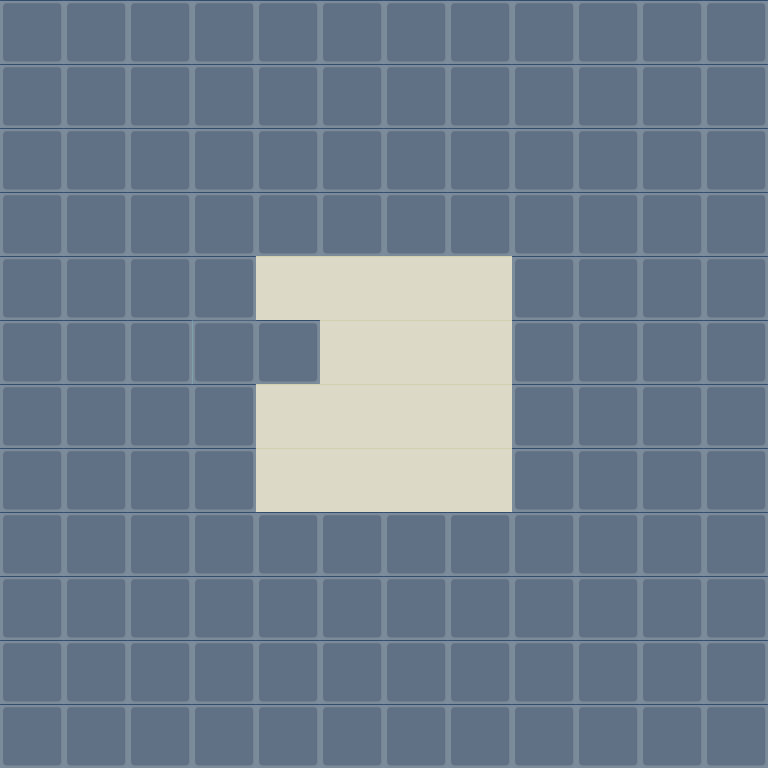

Tiled map render using the project's own tile images. Description and the map definition, with tile-layer contents summarised, below:
An orthogonal 12x12 tile map with 64x64 px tiles, 2 tile layers (Tile Layer 1, Meta), 3 tilesets and 4 objects (2x BlueSpawn, 2x RedSpawn).

<map version="1.0" orientation="orthogonal" renderorder="right-down" width="12" height="12" tilewidth="64" tileheight="64" backgroundcolor="#ebe8e6">
 <properties>
  <property name="Stop" value="True" />
 </properties>
 <tileset firstgid="1" name="Tiles_V1" tilewidth="64" tileheight="64">
  <image source="../tiles_v1.png" width="128" height="320" />
 </tileset>
 <tileset firstgid="11" name="metaTiles_v1" tilewidth="64" tileheight="64">
  <image source="../metaTiles_v1.png" width="320" height="64" />
  <tile id="1">
   <properties>
    <property name="Free" value="True" />
    <property name="Stop" value="False" />
   </properties>
  </tile>
  <tile id="4">
   <properties>
    <property name="Stop" value="True" />
   </properties>
  </tile>
 </tileset>
 <tileset firstgid="16" name="Tiles_V2" tilewidth="64" tileheight="64">
  <image source="../tiles_v2.png" width="321" height="192" />
 </tileset>
 <objectgroup color="#ebe8e6" name="Objects">
  <object name="BlueSpawn" x="256" y="384" width="64" height="64" />
  <object name="BlueSpawn" x="320" y="448" width="64" height="64" />
  <object name="RedSpawn" x="256" y="448" width="64" height="64" />
  <object name="RedSpawn" x="320" y="384" width="64" height="64" />
 </objectgroup>
 <layer name="Tile Layer 1" width="12" height="12">
  <data>[144 cells, 129 non-empty, 1 distinct tile ids]</data>
 </layer>
 <layer name="Meta" width="12" height="12">
  <properties>
   <property name="Stop" value="True" />
  </properties>
  <data>[144 cells, 144 non-empty, 3 distinct tile ids]</data>
 </layer>
</map>
